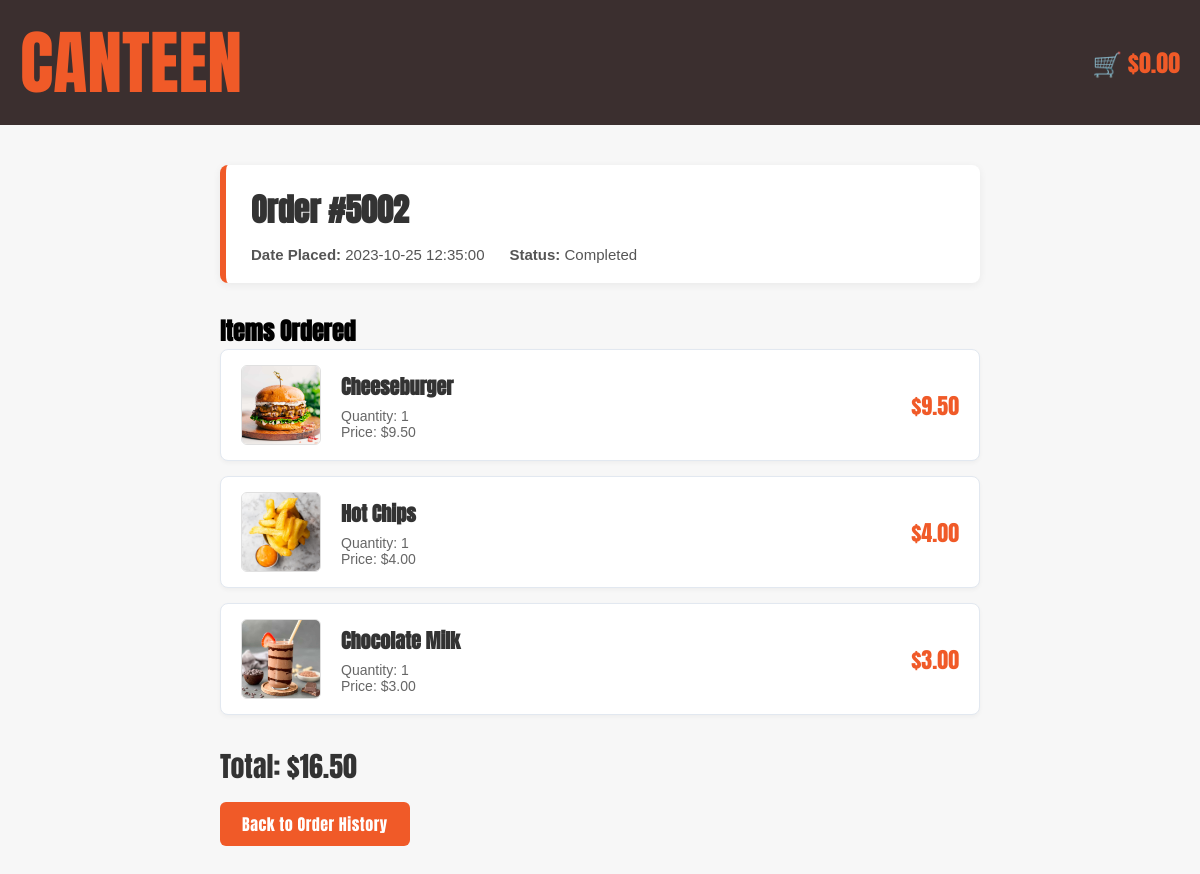
The app's page /order/5002 (signed in) with its own data.
### tables this page shows
CREATE TABLE "Order" (order_ID INTEGER PRIMARY KEY NOT NULL UNIQUE, student_ID INTEGER (5) REFERENCES User (ID), order_date TEXT, total_price NUMERIC (10, 2), status INTEGER);

CREATE TABLE Order_Detail (detail_ID INTEGER PRIMARY KEY UNIQUE, order_ID INTEGER CONSTRAINT fk_orderdetails_order REFERENCES "Order" (order_ID) ON DELETE CASCADE, item_ID INTEGER CONSTRAINT fk_orderdetails_menu REFERENCES Menu (item_ID), quantity INTEGER);

CREATE TABLE Menu (item_ID INTEGER PRIMARY KEY NOT NULL UNIQUE, item_name TEXT, item_type TEXT, is_available INTEGER, price NUMERIC (10, 2), item_photo TEXT, item_description TEXT);

### app.py (the view)
@app.route('/order/<int:order_ID>')
def order_detail(order_ID):
    if 'user_id' not in session:
        return redirect('/login')
    user_ID = session['user_id']
    db = get_db()
    db.row_factory = sqlite3.Row
    order = db.execute(
        """
        SELECT order_ID, order_date, total_price, status
        FROM "Order"
        WHERE order_ID = ? AND student_ID = ?
        """,
        (order_ID, user_ID)
    ).fetchone()
    if not order:
        flash("Order not found or access denied.")
        return redirect('/order_history')
    items = db.execute(
        """
        SELECT Menu.item_name, Menu.price, Menu.item_photo, Order_Detail.quantity
        FROM Order_Detail
        JOIN Menu ON Order_Detail.item_ID = Menu.item_ID
        WHERE Order_Detail.order_ID = ?
        """,
        (order_ID,)
    ).fetchall()
    return render_template('order_detail.html', order=order, items=items, total=get_trolley_total())

### app.py (called while the page is built)
def get_db():
    db = getattr(g, '_database', None)
    if db is None:
        db = g._database = sqlite3.connect(DATABASE)
    return db

@app.teardown_appcontext
def close_connection(exception):
    db = getattr(g, '_database', None)
    if db is not None:
        db.close()

def get_trolley_total():
    if 'user_id' not in session:
        return 0.0
    user_ID = session['user_id']
    db = get_db()
    db.row_factory = sqlite3.Row
    trolley_items = db.execute(
        """
        SELECT Menu.price, Trolley.quantity
        FROM Trolley
        JOIN Menu ON Trolley.item_ID = Menu.item_ID
        WHERE Trolley.user_ID = ?
        """,
        (user_ID,)
    ).fetchall()
    return sum(item['price'] * item['quantity'] for item in trolley_items)

### templates/order_detail.html (shortened to what this page needs)
<!DOCTYPE html>
<html lang="en">
<head>
  <link rel="stylesheet" href="{{ url_for('static', filename='style.css') }}">
  <link rel="stylesheet" href="{{ url_for('static', filename='order_detail.css') }}">
</head>
<body>
  <header>
    <div class="top-bar">
      <div class="container top-bar-content">
        <div class="top-left"><a href="{{ url_for('home') }}">CANTEEN</a></div>
        <div class="cart">
          <a href="{{ url_for('trolley') }}" id="cart-total-link">🛒 ${{ "%.2f"|format(total) }}</a>
        </div>
      </div>
    </div>
  </header>
  <main class="detail-container">
    <div class="order-header-box">
      <h1>Order #{{ order.order_ID }}</h1>
      <div class="order-meta">
        <span><strong>Date Placed:</strong> {{ order.order_date }}</span>
        <span>
          <strong>Status:</strong>
          {% if order.status == 1 %}Completed{% else %}Pending{% endif %}
        </span>
      </div>
    </div>
    <h2>Items Ordered</h2>
    <div class="detail-items-list">
      {% for item in items %}
        <div class="detail-item-card">
          <img src="{{ url_for('static', filename='images/' + item.item_photo) }}" alt="{{ item.item_name }}" class="detail-item-img">
          <div class="detail-item-info">
            <h3>{{ item.item_name }}</h3>
            <p>Quantity: {{ item.quantity }}</p>
            <p>Price: ${{ "%.2f"|format(item.price) }}</p>
          </div>
          <div class="detail-item-subtotal">
            ${{ "%.2f"|format(item.price * item.quantity) }}
          </div>
        </div>
      {% endfor %}
    </div>
    <div class="summary-total"><p>Total: ${{ "%.2f"|format(order.total_price) }}</p></div>
      <a href="{{ url_for('order_history') }}" class="back-btn">Back to Order History</a>
  </main>
</body>
</html>

### static/style.css (style rules this page uses)
* { margin: 0; padding: 0; box-sizing: border-box; }
body { margin: 0; padding: 0; overflow-x: hidden; background-color: #f7f7f7; font-family: "Anton", sans-serif; text-transform: uppercase; }
.container { width: 100%; max-width: 1400px; margin-left: auto; margin-right: auto; padding-left: 20px; padding-right: 20px; }
.top-bar { background: #3b2f2f; width: 100%; padding: 10px 0; }
.top-bar-content { display: flex; justify-content: space-between; align-items: center; }
.top-left, .top-right { flex: 1; }
.top-left a { color: #f05a28; font-size: 70px; text-decoration: none; display: flex; }
.cart a { margin-left: auto; padding: 12px 0px 12px 20px; }
h1 { font-weight: 700; font-style: normal; text-align: left; margin: 25px 0 20px 0; color: #3b2f2f; }

### static/order_detail.css (style rules this page uses)
body { font-family: "Anton", sans-serif; text-transform: none; }
.cart a { margin-left: auto; padding: 12px 0px 12px 20px; text-decoration: none; color: #f05a28; font-weight: 400; display: inline-block; font-size: 24px; }
.detail-container { max-width: 800px; margin: 40px auto; padding: 0 20px; font-family: Arial, sans-serif; }
.order-header-box { background-color: #ffffff; border-left: 6px solid #f05a28; border-radius: 8px; padding: 20px 25px; margin-bottom: 30px; box-shadow: 0 2px 8px rgba(0, 0, 0, 0.06); }
.order-header-box h1 { font-family: 'Anton', sans-serif; font-size: 32px; margin: 0 0 12px 0; color: #333333; }
.order-meta { display: flex; gap: 25px; color: #555555; font-size: 15px; font-family: Arial, sans-serif; }
h2 { font-family: "Anton"; }
.detail-items-list { display: flex; flex-direction: column; gap: 15px; margin-bottom: 30px; }
.detail-item-card { display: flex; align-items: center; background-color: #ffffff; border: 1px solid #e2e8f0; border-radius: 8px; padding: 15px 20px; gap: 20px; box-shadow: 0 2px 4px rgba(0, 0, 0, 0.04); }
img.detail-item-img { width: 80px; height: 80px; max-width: 80px; max-height: 80px; object-fit: cover; border-radius: 6px; border: 1px solid #e0e0e0; flex-shrink: 0; }
.detail-item-info { flex-grow: 1; }
.detail-item-info h3 { font-family: 'Anton', sans-serif; font-size: 20px; margin: 0 0 6px 0; color: #333333; }
.detail-item-info p { margin: 0; color: #666666; font-size: 14px; font-family: Arial, sans-serif; }
.detail-item-subtotal { font-family: 'Anton', sans-serif; font-size: 22px; color: #f05a28; }
.summary-total { font-family: 'Anton', sans-serif; font-size: 28px; color: #333333; margin: 0 0 15px 0; }
a.back-btn { display: inline-block; background-color: #f05a28; color: #ffffff; padding: 10px 22px; border-radius: 6px; text-decoration: none; font-family: 'Anton', sans-serif; font-size: 16px; letter-spacing: 0.5px; transition: background-color 0.2s ease; }

### records on screen
Order: order_ID "5002", order_date "2023-10-25 12:35:00", total_price "16.50"
Order_Detail: item_photo (picture), item_name "Cheeseburger", quantity "1"
Menu: price "9.50", item.price*item.quantity "9.50"
Order_Detail: item_photo (picture), item_name "Hot Chips", quantity "1"
Menu: price "4.00", item.price*item.quantity "4.00"
Order_Detail: item_photo (picture), item_name "Chocolate Milk", quantity "1"
Menu: price "3.00", item.price*item.quantity "3.00"

### other values on screen
{{ "%.2f"|format(total) }} "0.00"
